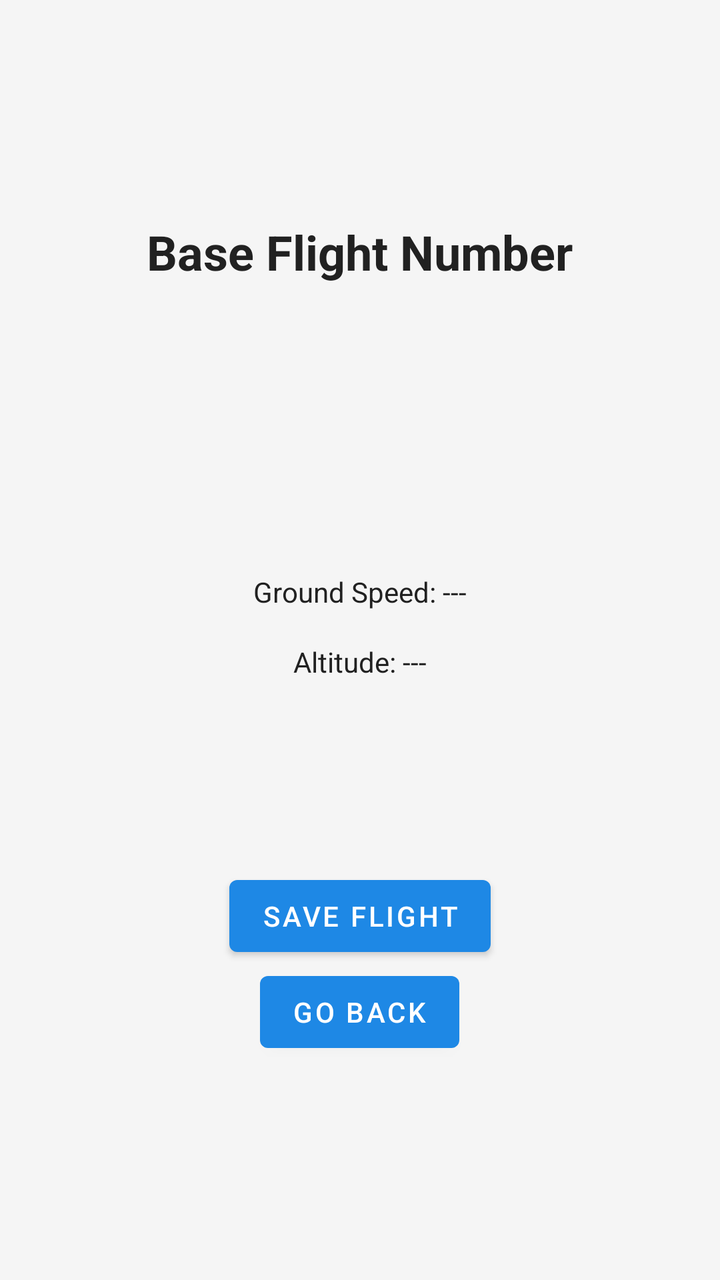
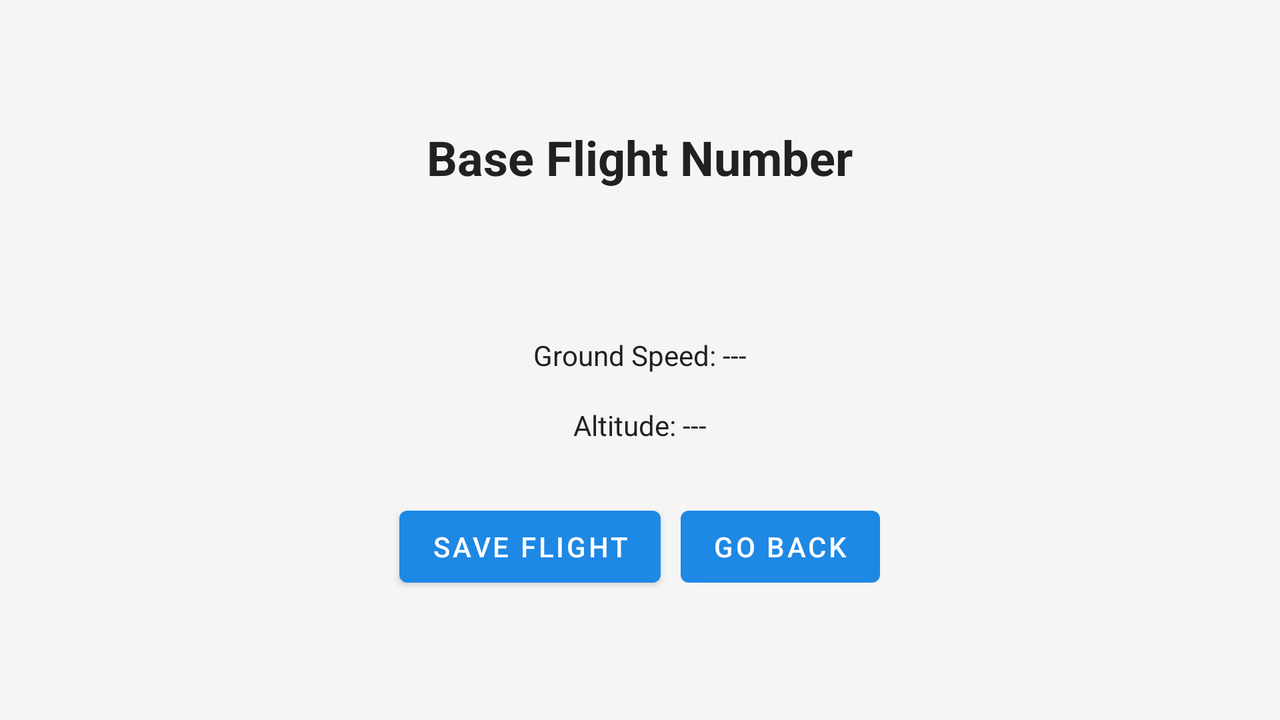

First picture: res/layout/ on a phone held upright. Second picture: the repository's own variant of that layout, on a device whose configuration matches the variant's folder. Source for both follows.
<!-- AndroidManifest.xml: application theme Theme.PlaneSpot -->
<!-- res/layout/activity_basic_flight.xml -->
<?xml version="1.0" encoding="utf-8"?>
<androidx.constraintlayout.widget.ConstraintLayout xmlns:android="http://schemas.android.com/apk/res/android"
    xmlns:app="http://schemas.android.com/apk/res-auto"
    xmlns:tools="http://schemas.android.com/tools"
    android:id="@+id/main"
    android:layout_width="match_parent"
    android:layout_height="match_parent"
    tools:context=".EnrichedFlightActivity">

    <LinearLayout
        android:layout_width="match_parent"
        android:layout_height="match_parent"
        android:orientation="vertical"
        android:padding="24dp">

        <Space
            android:layout_width="match_parent"
            android:layout_height="0dp"
            android:layout_weight="1" />

        <TextView
            android:id="@+id/flight_number"
            android:layout_width="wrap_content"
            android:layout_height="wrap_content"
            android:layout_gravity="center_horizontal"
            android:textSize="24sp"
            android:textStyle="bold"
            android:text="@string/flight_number"
            android:paddingBottom="8dp" />

        <Space
            android:layout_width="match_parent"
            android:layout_height="0dp"
            android:layout_weight=".5" />

        <Space
            android:layout_width="match_parent"
            android:layout_height="0dp"
            android:layout_weight="1" />

        <LinearLayout
            android:layout_width="match_parent"
            android:layout_height="wrap_content"
            android:orientation="vertical"
            android:gravity="center">

            <LinearLayout
                android:layout_width="match_parent"
                android:layout_height="wrap_content"
                android:orientation="horizontal"
                android:gravity="center_horizontal">

                <TextView
                    android:id="@+id/flight_speed"
                    android:layout_width="wrap_content"
                    android:layout_height="wrap_content"
                    android:layout_gravity="center_horizontal"
                    android:text="@string/flight_speed_unknown"
                    android:padding="8dp" />

            </LinearLayout>



            <LinearLayout
                android:layout_width="match_parent"
                android:layout_height="wrap_content"
                android:orientation="horizontal"
                android:gravity="center_horizontal">


                <TextView
                    android:id="@+id/flight_altitude"
                    android:layout_width="wrap_content"
                    android:layout_height="wrap_content"
                    android:layout_gravity="center_horizontal"
                    android:text="@string/flight_altitude_unknown"
                    android:padding="8dp" />

            </LinearLayout>

        </LinearLayout>

        <Space
            android:layout_width="match_parent"
            android:layout_height="0dp"
            android:layout_weight="1" />

        <LinearLayout
            android:layout_width="match_parent"
            android:layout_height="wrap_content"
            android:orientation="vertical"
            android:gravity="center">

            <Button
                android:id="@+id/save_button"
                android:layout_width="wrap_content"
                android:layout_height="wrap_content"
                android:text="@string/save_button" />

            <Button
                android:id="@+id/back_button"
                android:layout_width="wrap_content"
                android:layout_height="wrap_content"
                android:text="@string/back_button" />

        </LinearLayout>

        <Space
            android:layout_width="match_parent"
            android:layout_height="0dp"
            android:layout_weight="1" />

    </LinearLayout>

</androidx.constraintlayout.widget.ConstraintLayout>
<!-- resources referenced by this layout -->
<resources>
  <string name="back_button">Go Back</string>
  <string name="flight_altitude_unknown">Altitude: ---</string>
  <string name="flight_number">Base Flight Number</string>
  <string name="flight_speed_unknown">Ground Speed: ---</string>
  <string name="save_button">Save Flight</string>
  <style name="Theme.PlaneSpot" parent="Theme.MaterialComponents.DayNight.NoActionBar">
          <item name="colorPrimary">@color/colorPrimary</item>
          <item name="colorPrimaryVariant">@color/colorPrimaryVariant</item>
          <item name="colorOnPrimary">@color/colorOnPrimary</item>
          <item name="colorSecondary">@color/colorSecondary</item>
          <item name="colorOnSecondary">@color/colorOnSecondary</item>
          <item name="android:colorBackground">@color/colorBackground</item>
          <item name="colorSurface">@color/colorSurface</item>
          <item name="colorOnSurface">@color/colorTextPrimary</item>
          <item name="android:statusBarColor">@color/colorOnPrimary</item>
          <item name="android:navigationBarColor">@color/colorOnPrimary</item>
          <item name="android:textColor">@color/colorTextPrimary</item>
          <item name="android:textColorSecondary">@color/colorTextSecondary</item>
      </style>
  <color name="colorPrimary">#1E88E5</color>
  <color name="colorPrimaryVariant">#1565C0</color>
  <color name="colorOnPrimary">#FFFFFF</color>
  <color name="colorSecondary">#FFC107</color>
  <color name="colorOnSecondary">#000000</color>
  <color name="colorBackground">#F5F5F5</color>
  <color name="colorSurface">#FFFFFF</color>
  <color name="colorTextPrimary">#212121</color>
  <color name="colorTextSecondary">#757575</color>
</resources>
<!-- res/layout-land/activity_basic_flight.xml (the repository's variant of the layout above) -->
<!-- drawn on the phone turned sideways -->
<?xml version="1.0" encoding="utf-8"?>
<androidx.constraintlayout.widget.ConstraintLayout xmlns:android="http://schemas.android.com/apk/res/android"
    xmlns:app="http://schemas.android.com/apk/res-auto"
    xmlns:tools="http://schemas.android.com/tools"
    android:id="@+id/main"
    android:layout_width="match_parent"
    android:layout_height="match_parent"
    tools:context=".ui.detail.EnrichedFlightActivity">

    <LinearLayout
        android:layout_width="match_parent"
        android:layout_height="match_parent"
        android:orientation="vertical"
        android:padding="24dp">

        <Space
            android:layout_width="match_parent"
            android:layout_height="0dp"
            android:layout_weight="1" />

        <TextView
            android:id="@+id/flight_number"
            android:layout_width="wrap_content"
            android:layout_height="wrap_content"
            android:layout_gravity="center_horizontal"
            android:textSize="24sp"
            android:textStyle="bold"
            android:text="@string/flight_number"
            android:paddingBottom="8dp" />

        <Space
            android:layout_width="match_parent"
            android:layout_height="0dp"
            android:layout_weight=".5" />

        <Space
            android:layout_width="match_parent"
            android:layout_height="0dp"
            android:layout_weight="1" />

        <LinearLayout
            android:layout_width="match_parent"
            android:layout_height="wrap_content"
            android:orientation="vertical"
            android:gravity="center">

            <LinearLayout
                android:layout_width="match_parent"
                android:layout_height="wrap_content"
                android:orientation="horizontal"
                android:gravity="center_horizontal">

                <TextView
                    android:id="@+id/flight_speed"
                    android:layout_width="wrap_content"
                    android:layout_height="wrap_content"
                    android:layout_gravity="center_horizontal"
                    android:text="@string/flight_speed_unknown"
                    android:padding="8dp" />

            </LinearLayout>



            <LinearLayout
                android:layout_width="match_parent"
                android:layout_height="wrap_content"
                android:orientation="horizontal"
                android:gravity="center_horizontal">


                <TextView
                    android:id="@+id/flight_altitude"
                    android:layout_width="wrap_content"
                    android:layout_height="wrap_content"
                    android:layout_gravity="center_horizontal"
                    android:text="@string/flight_altitude_unknown"
                    android:padding="8dp" />

            </LinearLayout>

        </LinearLayout>

        <Space
            android:layout_width="match_parent"
            android:layout_height="0dp"
            android:layout_weight=".5" />

        <LinearLayout
            android:layout_width="match_parent"
            android:layout_height="wrap_content"
            android:orientation="horizontal"
            android:gravity="center">

            <Button
                android:id="@+id/save_button"
                android:layout_width="wrap_content"
                android:layout_height="wrap_content"
                android:text="@string/save_button" />

            <Space
                android:layout_width="10dp"
                android:layout_height="0dp"/>

            <Button
                android:id="@+id/back_button"
                android:layout_width="wrap_content"
                android:layout_height="wrap_content"
                android:text="@string/back_button" />

        </LinearLayout>

        <Space
            android:layout_width="match_parent"
            android:layout_height="0dp"
            android:layout_weight="1" />

    </LinearLayout>

</androidx.constraintlayout.widget.ConstraintLayout>
